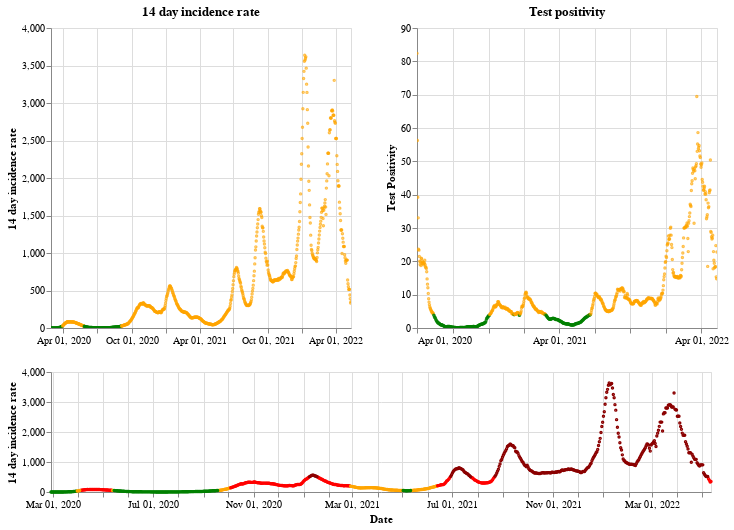

Here is the notebook cell this chart was saved with:
### Markdown cell above
## Scotland

### Code cell
plot_traffic_light('Scotland')

### Figure 1 — Vega-Lite specification as saved in the notebook (floating-point values rounded to 4 significant figures; data arrays with more than 128 entries replaced by an {"elided": "..."} marker saying what was removed)
{"config": {"view": {"continuousWidth": 400, "continuousHeight": 300}}, "vconcat": [{"hconcat": [{"mark": {"type": "point", "size": 2}, "encoding": {"color": {"condition": {"value": "green", "test": "(datum.twoWeeklyCasesRate <= 25)"}, "value": "orange"}, "tooltip": [{"type": "nominal", "field": "areaName"}, {"type": "temporal", "field": "date"}, {"type": "quantitative", "field": "twoWeeklyCasesRate"}, {"type": "quantitative", "field": "testPositivity"}], "x": {"type": "temporal", "axis": {"title": ""}, "field": "date", "scale": {"domain": {"selection": "DateBrush"}}, "timeUnit": "yearmonthdate"}, "y": {"type": "quantitative", "axis": {"title": "14 day incidence rate"}, "field": "twoWeeklyCasesRate"}}, "title": "14 day incidence rate", "width": 300}, {"mark": {"type": "point", "size": 2}, "encoding": {"color": {"condition": {"value": "green", "test": "(datum.testPositivity <= 4)"}, "value": "orange"}, "tooltip": [{"type": "nominal", "field": "areaName"}, {"type": "temporal", "field": "date"}, {"type": "quantitative", "field": "twoWeeklyCasesRate"}, {"type": "quantitative", "field": "testPositivity"}], "x": {"type": "temporal", "axis": {"title": ""}, "field": "date", "scale": {"domain": {"selection": "DateBrush"}}, "timeUnit": "yearmonthdate"}, "y": {"type": "quantitative", "axis": {"title": "Test Positivity"}, "field": "testPositivity"}}, "title": "Test positivity", "width": 300}]}, {"layer": [{"mark": {"type": "point", "size": 2}, "encoding": {"color": {"condition": {"value": "orange", "test": "(((datum.testPositivity < 4) && (datum.twoWeeklyCasesRate >= 50)) && (datum.twoWeeklyCasesRate < 200))"}, "value": "red"}, "opacity": {"condition": {"value": 1, "test": "((datum.twoWeeklyCasesRate >= 50) && (datum.twoWeeklyCasesRate < 500))"}, "value": 0}, "tooltip": [{"type": "nominal", "field": "areaName"}, {"type": "temporal", "field": "date"}, {"type": "quantitative", "field": "twoWeeklyCasesRate"}, {"type": "quantitative", "field": "testPositivity"}], "x": {"type": "temporal", "axis": {"title": "Date"}, "field": "date", "timeUnit": "yearmonthdate"}, "y": {"type": "quantitative", "axis": {"title": "14 day incidence rate"}, "field": "twoWeeklyCasesRate"}}, "selection": {"DateBrush": {"type": "interval", "encodings": ["x"], "fields": ["Time"]}}}, {"mark": {"type": "point", "size": 2}, "encoding": {"color": {"value": "darkred"}, "opacity": {"condition": {"value": 1, "test": "(datum.twoWeeklyCasesRate >= 500)"}, "value": 0}, "tooltip": [{"type": "nominal", "field": "areaName"}, {"type": "temporal", "field": "date"}, {"type": "quantitative", "field": "twoWeeklyCasesRate"}, {"type": "quantitative", "field": "testPositivity"}], "x": {"type": "temporal", "axis": {"title": "Date"}, "field": "date", "timeUnit": "yearmonthdate"}, "y": {"type": "quantitative", "axis": {"title": "14 day incidence rate"}, "field": "twoWeeklyCasesRate"}}}, {"mark": {"type": "point", "size": 2}, "encoding": {"color": {"condition": {"value": "green", "test": "((datum.testPositivity < 4) && (datum.twoWeeklyCasesRate < 50))"}, "value": "orange"}, "opacity": {"condition": {"value": 1, "test": "(datum.twoWeeklyCasesRate < 50)"}, "value": 0}, "tooltip": [{"type": "nominal", "field": "areaName"}, {"type": "temporal", "field": "date"}, {"type": "quantitative", "field": "twoWeeklyCasesRate"}, {"type": "quantitative", "field": "testPositivity"}], "x": {"type": "temporal", "axis": {"title": "Date"}, "field": "date", "timeUnit": "yearmonthdate"}, "y": {"type": "quantitative", "axis": {"title": "14 day incidence rate"}, "field": "twoWeeklyCasesRate"}}}], "height": 120, "width": 660}], "data": {"name": "data-966995939cad30fa0abbf6d0099031a7"}, "$schema": "https://vega.github.io/schema/vega-lite/v4.8.1.json", "datasets": {"data-966995939cad30fa0abbf6d0099031a7": {"elided": "805 records"}}}
